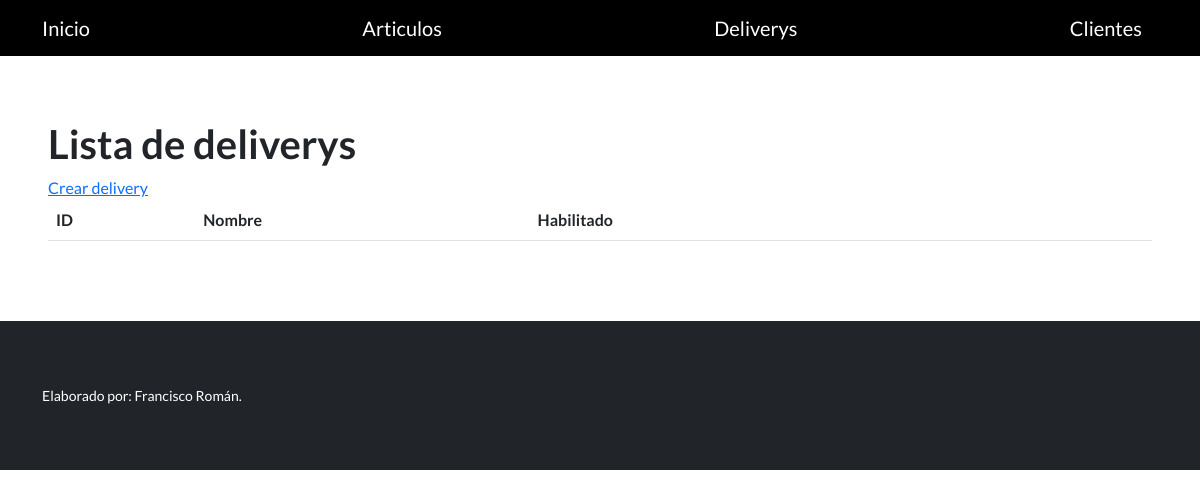
Before: /appcontrol/delivery/ with the older database file.
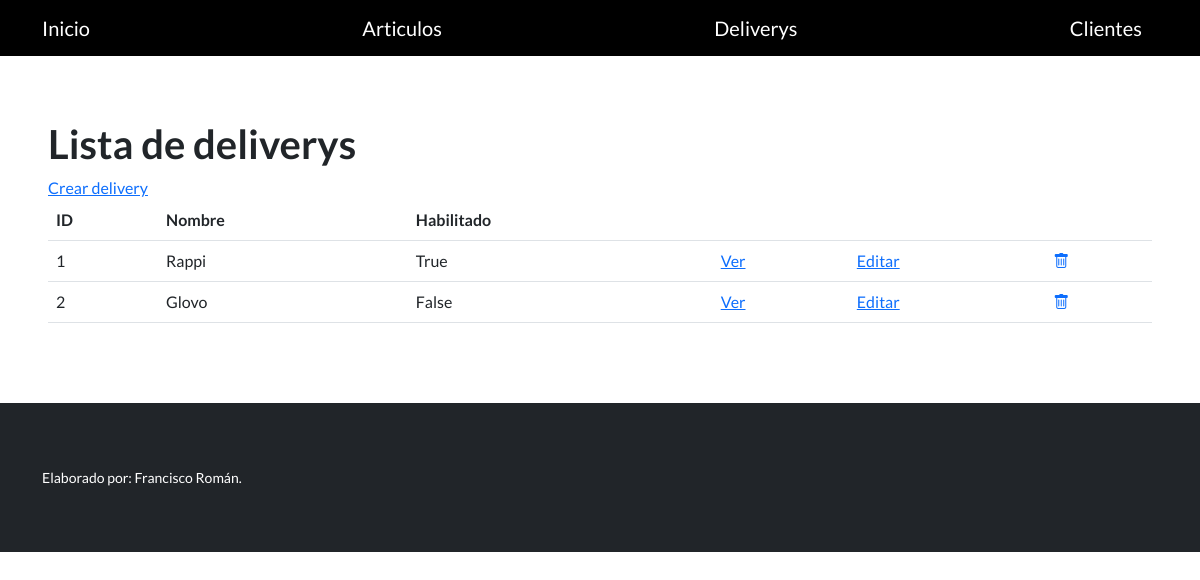
After: the same page with the newer database file.
### App_control/models.py (models this page shows, shortened)
class delivery(models.Model):
    nombre = models.CharField(max_length=256)
    ubicacion = models.CharField(max_length=256)
    habilitado = models.BooleanField(default=False)

### App_control/views.py (the view)
# urls.py: path("delivery/", deliveryListView.as_view(), name="lista_delivery"),
class deliveryListView(ListView):
    model = delivery
    template_name = 'App_control/lista_delivery.html'

### App_control/templates/App_control/lista_delivery.html (shortened to what this page needs)
{% extends "base.html" %}
{% block contenido %}
<h1>Lista de deliverys</h1>
<a href="{% url 'crear_delivery' %}">Crear delivery</a>
<br>
<table class="table">
  <tbody>
    <tr>
      <th>ID</th>
      <th>Nombre</th>
      <th>Habilitado</th>
      <td></td>
      <td></td>
      <td></td>
    </tr>
    {% for delivery in object_list %}
    <tr>
      <td>{{ delivery.id }}</td>
      <td>{{ delivery.nombre }}</td>
      <td>{{ delivery.habilitado }}</td>
      <td>
        <a href="{% url 'ver_delivery' delivery.id %}">Ver</a>
      </td>
      <td>
        <a href="{% url 'editar_delivery' delivery.id %}">Editar</a>
      </td>
      <td>
        <a href="{% url 'eliminar_delivery' delivery.id %}">
          <i class="bi bi-trash"></i>
        </a>
      </td>
    </tr>
    {% endfor %}
  </tbody>
</table>
{% endblock contenido %}

Changed rows visible on the page:
added delivery: id "1", nombre "Rappi", habilitado "True"
added delivery: id "2", nombre "Glovo", habilitado "False"
